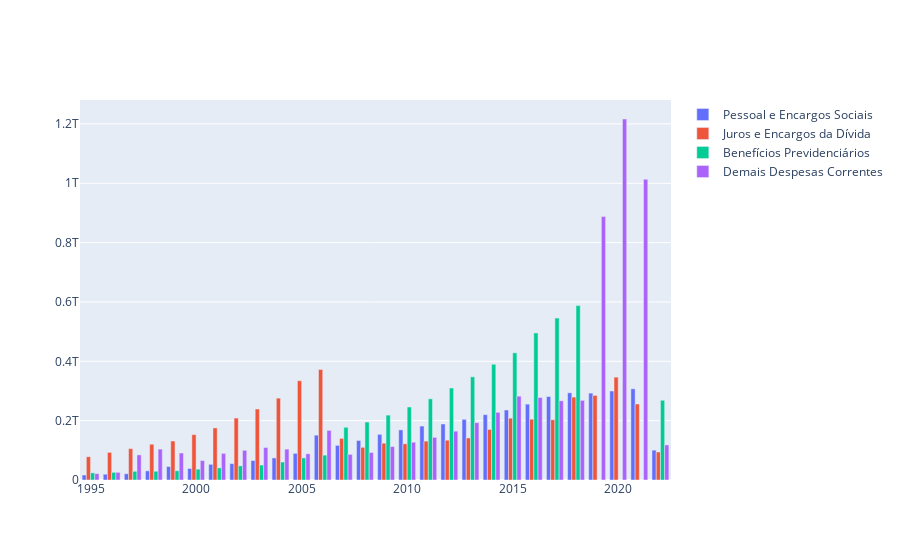

The cell this chart's notebook holds for it:
### Code cell
trace1 = go.Bar(x = df['Ano'],
                    y = df['Pessoal e Encargos Sociais'],
                    name = 'Pessoal e Encargos Sociais')# Gráfico de apenas linhas
trace2 = go.Bar(x = df['Ano'],
                    y = df['Juros e Encargos da Dívida'],
                    name = 'Juros e Encargos da Dívida')# Criando gráfico com marcadores e linhas
trace3 = go.Bar(x = df['Ano'],
                    y = df['Benefícios Previdenciários'],
                    name = 'Benefícios Previdenciários')
trace4 = go.Bar(x = df['Ano'],
                    y = df['Demais Despesas Correntes'],
                    name = 'Demais Despesas Correntes')

data = [trace1, trace2, trace3, trace4]
py.iplot(data)
